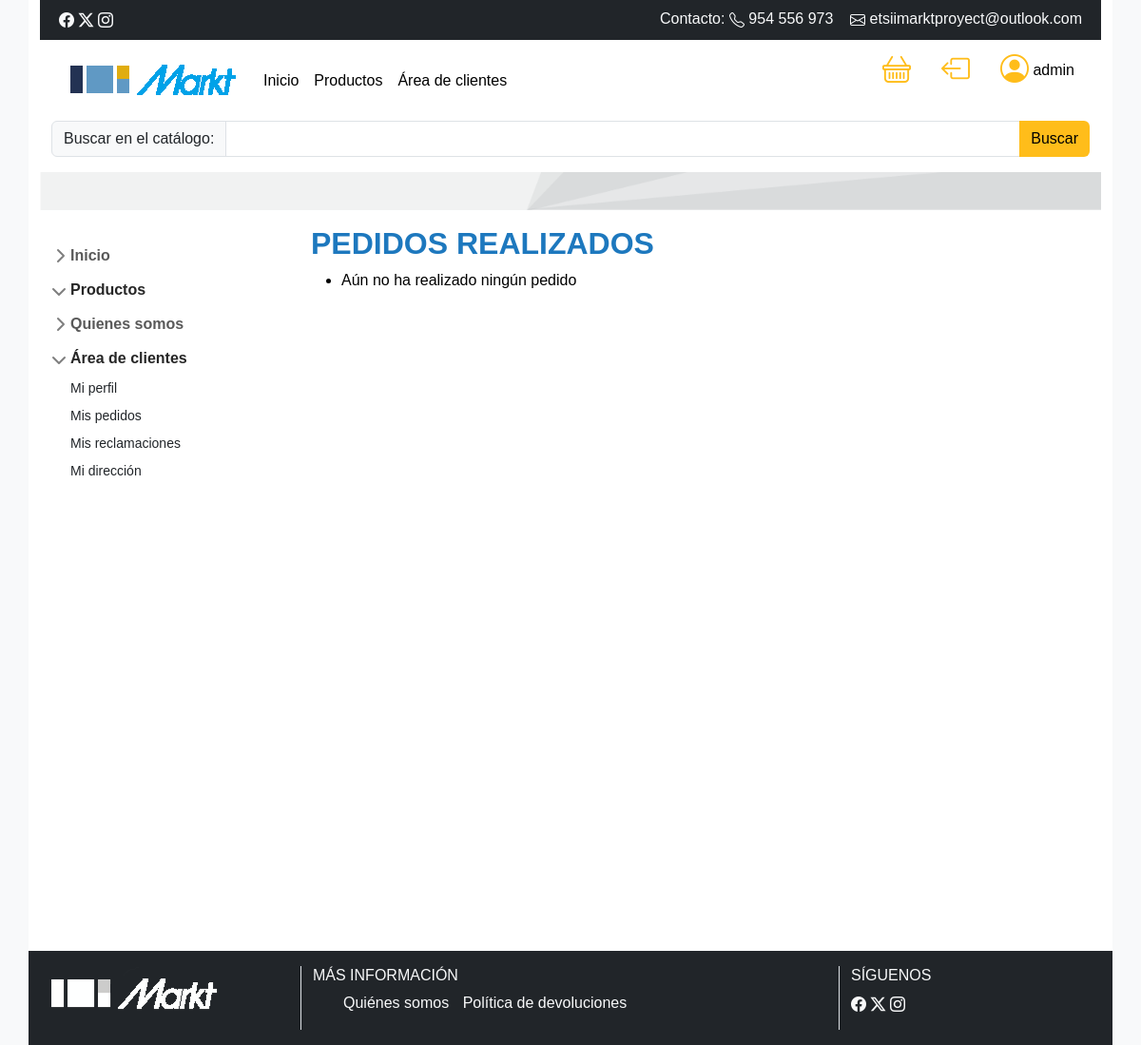
The page /seguimiento/ (signed in) on the database as committed earlier.
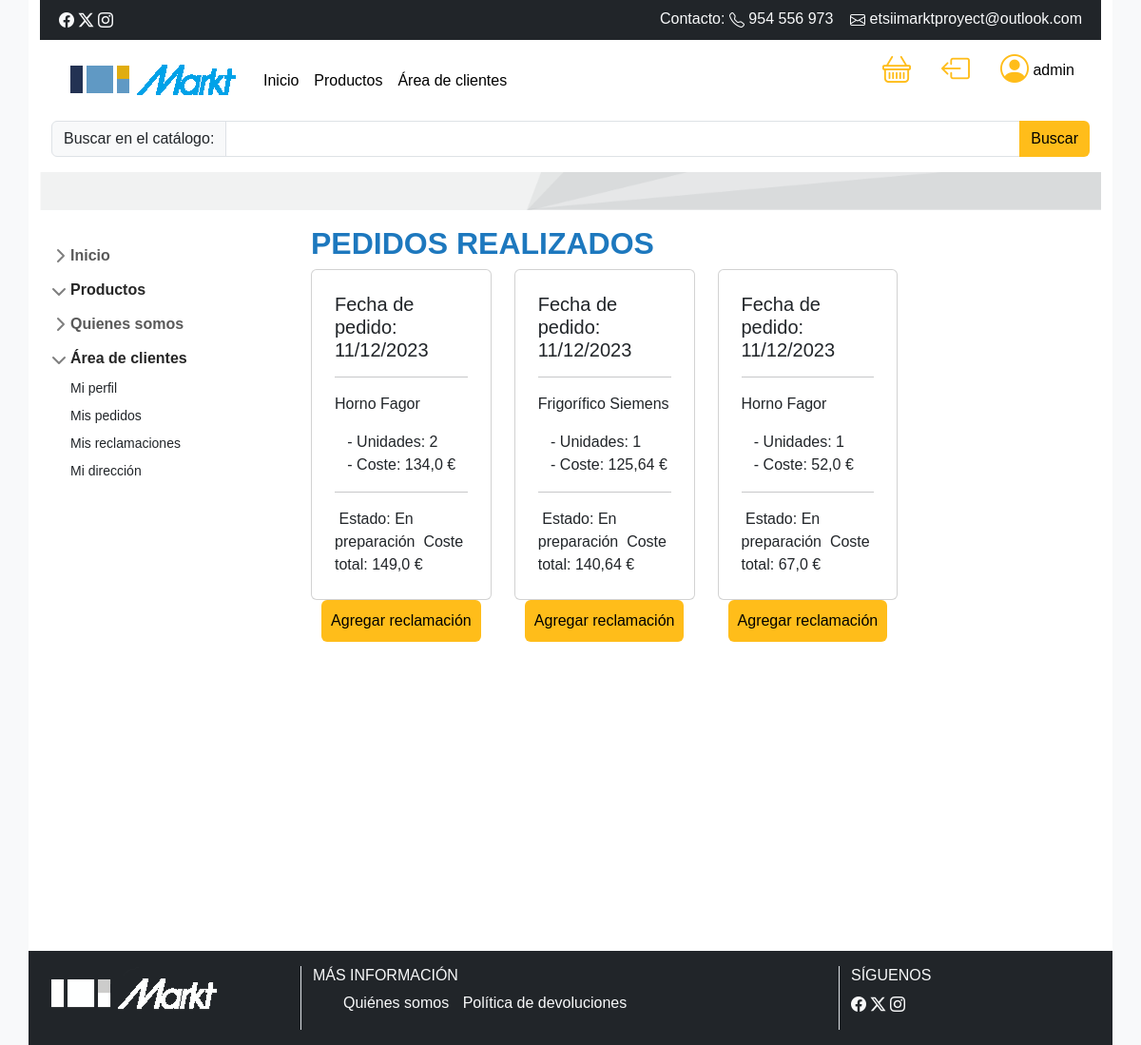
The same page on the database as committed later.
### pedidos/models.py (models this page shows, shortened)
class Pedido(models.Model):
    user=models.ForeignKey(User,on_delete=models.SET_NULL, null=True, blank=True)
    destinatario=models.CharField(max_length=1000, null=True, blank=True)
    fecha_pedido=models.DateTimeField(auto_now_add=True)
    completado=models.BooleanField(default=False)
    id_transaccion=models.CharField(max_length=100, null=True)
    estado = models.CharField(max_length=20, choices=[(estado.value, estado.value) for estado in EstadoProducto], null=True, blank=True)
    @property
    def get_total_carrito(self):
        productopedidos=self.productopedido_set.all()
        total=sum([p.get_total for p in productopedidos])
        if total<200 and len(productopedidos)>0:
            total=total+15
        return total
    def get_estado(self):
        if str(EstadoProducto.EN_PREPARACION)==self.estado:
            return 'En preparación'
        if str(EstadoProducto.ENTREGADO)==self.estado:
            return 'Entregado'
        if str(EstadoProducto.ENVIADO)==self.estado:
            return 'Enviado'
    def get_lista_de_productos_carrito(self):
        productos = [producto_pedido for producto_pedido in self.productopedido_set.all()]
        return productos

class ProductoPedido(models.Model):
    producto = models.ForeignKey(Producto, on_delete=models.SET_NULL, null=True)
    pedido= models.ForeignKey(Pedido, on_delete=models.SET_NULL, null=True)
    montar_domicilio= models.BooleanField(default=False)
    cantidad = models.IntegerField(default=0, null=True, blank=True)
    @property
    def get_total(self):
        if self.montar_domicilio==True:
            return self.producto.precio*self.cantidad+self.cantidad*15
        else:
            return self.producto.precio*self.cantidad

### productos/models.py (models this page shows, shortened)
class Producto(models.Model):
    categoria = models.ForeignKey(Categoria,related_name='productos', on_delete=models.SET_DEFAULT, default=Categoria.get_default_categoria)
    fabricante = models.ForeignKey(Fabricante,related_name='productos', on_delete=models.SET_DEFAULT, default=Fabricante.get_default_fabricante)
    nombre = models.CharField(max_length=100)
    precio = models.FloatField()
    descripcion = models.TextField(blank=True, null=True)
    cantidad = models.IntegerField(default=1)
    imagen = models.ImageField(upload_to='productos_imagenes', blank=True, null=True)
    class Meta:
        ordering = ['nombre']
        verbose_name_plural = 'Productos'

### pedidos/views.py (the view, shortened to what this page needs)
# urls.py: path('seguimiento/', pedidos_usuario, name='seguimiento'),
def pedidos_usuario(request):
    if request.user.is_authenticated:
        user=request.user
        pedidos = Pedido.objects.all().filter(Q(user=user) & Q(completado=True))
        if len(pedidos)==0:
            messages.error(request, 'Aún no ha realizado ningún pedido')
    return render(request, 'envios/seguimiento.html', {'pedidos': pedidos})

### templates/envios/seguimiento.html (shortened to what this page needs)
{% extends "base.html" %}
{% block content %}
<h2>PEDIDOS REALIZADOS</h2>
<div class="pedidos-realizados">
{% if messages %}
<ul class="messages">
    {% for message in messages %}
        <li{% if message.tags %} class="{{ message.tags }}"{% endif %}>{{ message }}</li>
    {% endfor %}
</ul>
{% endif %}
<div class="row">
  {% for pedido in pedidos %}
      <div class="col-3">
          <div class="card p-2">
              <div class="card-body">
              <h5 class="card-title">Fecha de pedido: {{ pedido.fecha_pedido|date:"d/m/Y" }}</h5>
              <hr>
            {% for item in pedido.get_lista_de_productos_carrito %}
            <tr>
                <p class="card-text">{{ item.producto.nombre }}</p>
                <td class="card-text">&nbsp;&nbsp; - Unidades: {{ item.cantidad }}</td>
                <p class="card-text">&nbsp;&nbsp; - Coste: {{ item.get_total }} €</p>
            {% endfor %}
            <hr>
                <td>Estado: {{ pedido.get_estado }}</td>
                <td>Coste total: {{ pedido.get_total_carrito }} €</td>
            </tr>
              </div>
          </div>
          {% if user.is_authenticated %}
          <div class="text-center">
            <a class="btn btn-secondary" href="{% url 'agregar_reclamacion' pedido.id %}">Agregar reclamación</a>
          </div>
          {% endif %}
      </div>
  {% endfor %}
</div>
</div>
{% endblock %}

Rows that differ between the two databases and show on the page:
now on this page (row edited): Pedido: fecha_pedido "11/12/2023", get_estado "En preparación", get_total_carrito "149,0"
added ProductoPedido: producto.nombre "Horno Fagor", cantidad "2", get_total "134,0", shown under "11/12/2023"
added Pedido: fecha_pedido "11/12/2023", get_estado "En preparación", get_total_carrito "140,64"
added ProductoPedido: producto.nombre "Frigorífico Siemens", cantidad "1", get_total "125,64", shown under "11/12/2023"
added Pedido: fecha_pedido "11/12/2023", get_estado "En preparación", get_total_carrito "67,0"
added ProductoPedido: producto.nombre "Horno Fagor", cantidad "1", get_total "52,0", shown under "11/12/2023"
Other text that changed with them:
list line gone: "Aún no ha realizado ningún pedido"
